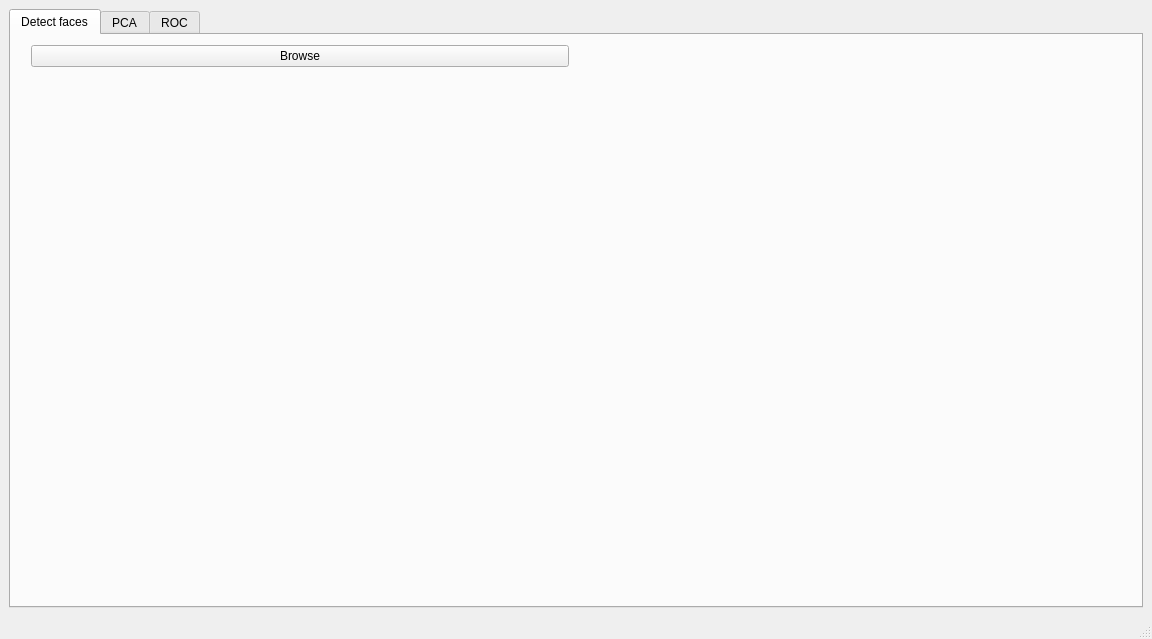
<?xml version="1.0" encoding="UTF-8"?>
<ui version="4.0">
 <class>MainWindow</class>
 <widget class="QMainWindow" name="MainWindow">
  <property name="geometry">
   <rect>
    <x>0</x>
    <y>0</y>
    <width>1152</width>
    <height>639</height>
   </rect>
  </property>
  <property name="windowTitle">
   <string>MainWindow</string>
  </property>
  <widget class="QWidget" name="centralwidget">
   <layout class="QGridLayout" name="gridLayout">
    <item row="0" column="0">
     <widget class="QTabWidget" name="tabWidget">
      <property name="currentIndex">
       <number>0</number>
      </property>
      <widget class="QWidget" name="tab">
       <attribute name="title">
        <string>Detect faces</string>
       </attribute>
       <widget class="QWidget" name="">
        <property name="geometry">
         <rect>
          <x>20</x>
          <y>10</y>
          <width>1081</width>
          <height>531</height>
         </rect>
        </property>
        <layout class="QGridLayout" name="gridLayout_3">
         <item row="0" column="0">
          <widget class="QPushButton" name="pushButton">
           <property name="text">
            <string>Browse</string>
           </property>
          </widget>
         </item>
         <item row="1" column="0" rowspan="2">
          <widget class="QLabel" name="label_3">
           <property name="text">
            <string/>
           </property>
          </widget>
         </item>
         <item row="1" column="1" rowspan="2">
          <widget class="QLabel" name="label_4">
           <property name="text">
            <string/>
           </property>
          </widget>
         </item>
        </layout>
       </widget>
      </widget>
      <widget class="QWidget" name="tab_2">
       <attribute name="title">
        <string>PCA</string>
       </attribute>
      </widget>
      <widget class="QWidget" name="tab_3">
       <attribute name="title">
        <string>ROC</string>
       </attribute>
       <widget class="QWidget" name="layoutWidget">
        <property name="geometry">
         <rect>
          <x>10</x>
          <y>10</y>
          <width>1101</width>
          <height>521</height>
         </rect>
        </property>
        <layout class="QGridLayout" name="gridLayout_2" columnstretch="1,5" columnminimumwidth="5,1">
         <item row="0" column="0">
          <layout class="QVBoxLayout" name="verticalLayout">
           <item>
            <widget class="QLabel" name="label">
             <property name="font">
              <font>
               <pointsize>15</pointsize>
              </font>
             </property>
             <property name="text">
              <string>Accuracy</string>
             </property>
            </widget>
           </item>
           <item>
            <widget class="QTextEdit" name="textEdit_1">
             <property name="font">
              <font>
               <pointsize>20</pointsize>
              </font>
             </property>
            </widget>
           </item>
          </layout>
         </item>
         <item row="0" column="1">
          <layout class="QVBoxLayout" name="verticalLayout_2" stretch="1,5">
           <item>
            <layout class="QHBoxLayout" name="horizontalLayout">
             <item>
              <widget class="QLabel" name="label_2">
               <property name="font">
                <font>
                 <pointsize>14</pointsize>
                </font>
               </property>
               <property name="text">
                <string>ROC Curve</string>
               </property>
              </widget>
             </item>
             <item>
              <widget class="QPushButton" name="pushButton_1">
               <property name="text">
                <string>Draw</string>
               </property>
              </widget>
             </item>
            </layout>
           </item>
           <item>
            <widget class="PlotWidget" name="image_1" native="true"/>
           </item>
          </layout>
         </item>
        </layout>
       </widget>
      </widget>
     </widget>
    </item>
   </layout>
  </widget>
  <widget class="QMenuBar" name="menubar">
   <property name="geometry">
    <rect>
     <x>0</x>
     <y>0</y>
     <width>1152</width>
     <height>26</height>
    </rect>
   </property>
  </widget>
  <widget class="QStatusBar" name="statusbar"/>
 </widget>
 <customwidgets>
  <customwidget>
   <class>PlotWidget</class>
   <extends>QWidget</extends>
   <header>pyqtgraph</header>
   <container>1</container>
  </customwidget>
 </customwidgets>
 <resources/>
 <connections/>
</ui>
